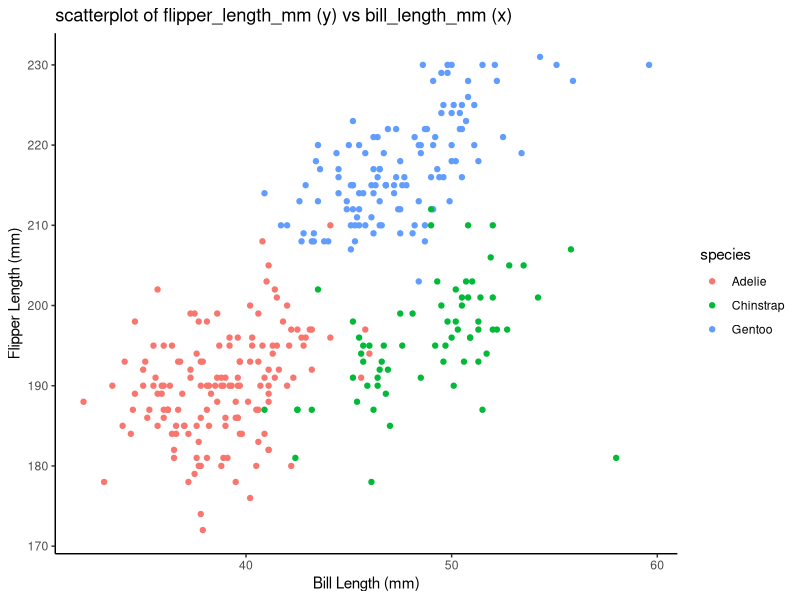
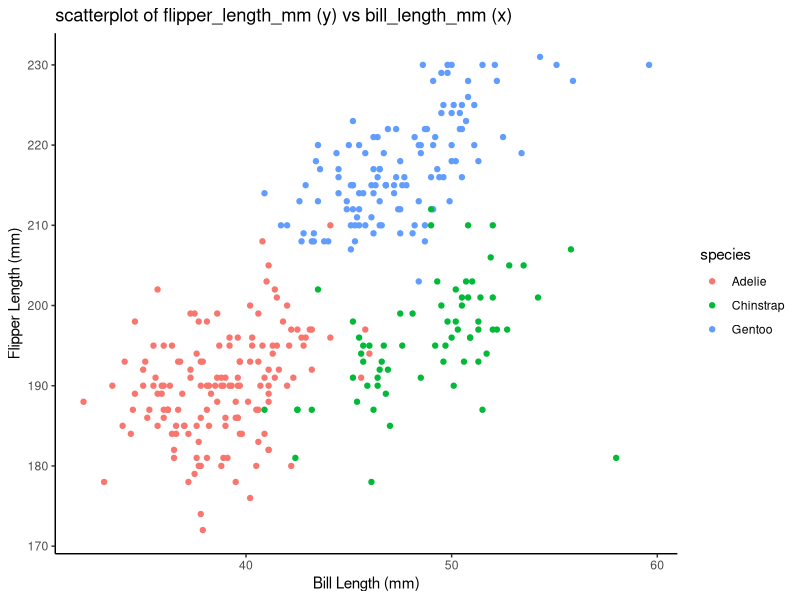

These charts were generated, in order, by the following R code:
## ---- chunk 1
knitr::opts_chunk$set(echo = TRUE)
## ---- chunk 2
library(tidyverse)
## ---- chunk 3
data("penguins", package = "palmerpenguins")
## ---- chunk 4
ls(penguins)
## ---- chunk 5
#make a scatterplot
scatterplot = ggplot(penguins, aes(x = bill_length_mm, y = flipper_length_mm, color = species)) +
  geom_point(na.rm = TRUE) +
  labs(
    title = "scatterplot of flipper_length_mm (y) vs bill_length_mm (x)",
    x = "Bill Length (mm)",
    y = "Flipper Length (mm)"
  ) +
  theme_classic()
print(scatterplot)
# save the scatterplot
ggsave(filename = "scatterplot_flipper_vs_bill.png", plot = scatterplot, width = 6, height = 6)

